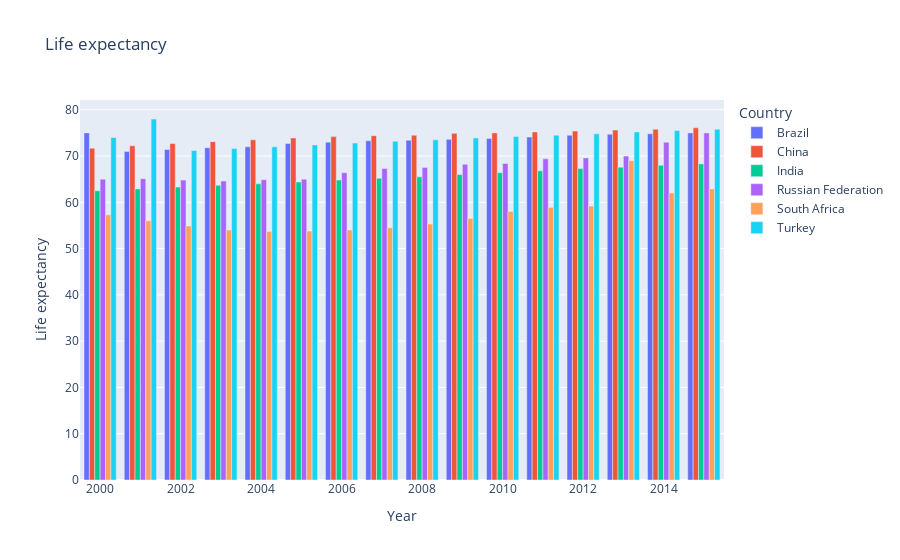
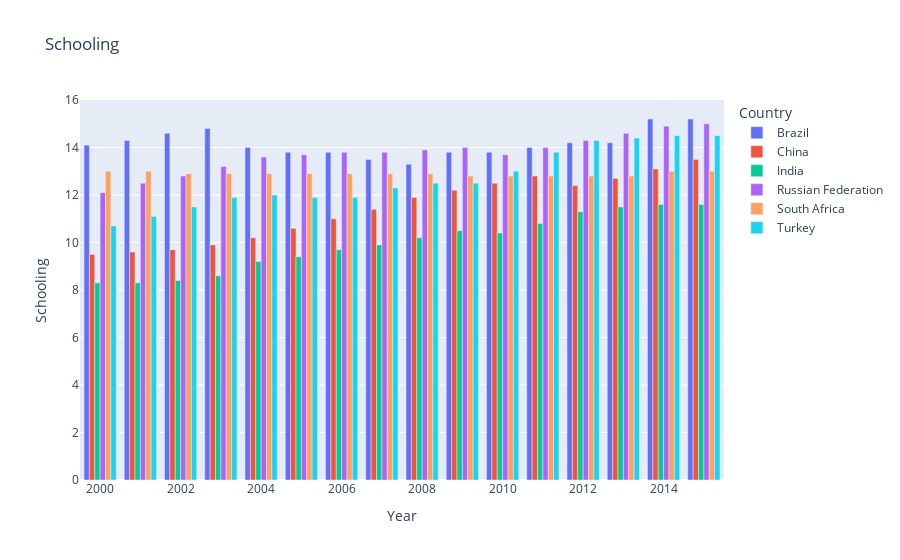

The notebook cell these images were saved under, in order:
### Code cell
fig = px.bar(data_frame=df2, x='Year', y='Life expectancy',title='Life expectancy', color='Country',
             barmode='group' 
            )
fig.show()

fig = px.bar(data_frame=df2, x='Year', y='Schooling', color='Country',title='Schooling',
             barmode='group' 
            )
fig.show()

### Figure 1 — Plotly figure (JSON) as saved in the notebook; plotly's stock layout.template omitted (floating-point values rounded to 4 significant figures)
{"data": [{"alignmentgroup": "True", "hovertemplate": "Country=Brazil<br>Year=%{x}<br>Life expectancy=%{y}<extra></extra>", "legendgroup": "Brazil", "marker": {"color": "#636efa"}, "name": "Brazil", "offsetgroup": "Brazil", "orientation": "v", "showlegend": true, "textposition": "auto", "type": "bar", "x": [2015, 2014, 2013, 2012, 2011, 2010, 2009, 2008, 2007, 2006, 2005, 2004, 2003, 2002, 2001, 2000], "xaxis": "x", "y": [75, 74.8, 74.7, 74.5, 74.1, 73.8, 73.6, 73.4, 73.3, 73, 72.7, 72, 71.8, 71.4, 71, 75], "yaxis": "y"}, {"alignmentgroup": "True", "hovertemplate": "Country=China<br>Year=%{x}<br>Life expectancy=%{y}<extra></extra>", "legendgroup": "China", "marker": {"color": "#EF553B"}, "name": "China", "offsetgroup": "China", "orientation": "v", "showlegend": true, "textposition": "auto", "type": "bar", "x": [2015, 2014, 2013, 2012, 2011, 2010, 2009, 2008, 2007, 2006, 2005, 2004, 2003, 2002, 2001, 2000], "xaxis": "x", "y": [76.1, 75.8, 75.6, 75.4, 75.2, 75, 74.9, 74.5, 74.4, 74.2, 73.9, 73.5, 73.1, 72.7, 72.2, 71.7], "yaxis": "y"}, {"alignmentgroup": "True", "hovertemplate": "Country=India<br>Year=%{x}<br>Life expectancy=%{y}<extra></extra>", "legendgroup": "India", "marker": {"color": "#00cc96"}, "name": "India", "offsetgroup": "India", "orientation": "v", "showlegend": true, "textposition": "auto", "type": "bar", "x": [2015, 2014, 2013, 2012, 2011, 2010, 2009, 2008, 2007, 2006, 2005, 2004, 2003, 2002, 2001, 2000], "xaxis": "x", "y": [68.3, 68, 67.6, 67.3, 66.8, 66.4, 66, 65.5, 65.2, 64.8, 64.4, 64, 63.7, 63.3, 62.9, 62.5], "yaxis": "y"}, {"alignmentgroup": "True", "hovertemplate": "Country=Russian Federation<br>Year=%{x}<br>Life expectancy=%{y}<extra></extra>", "legendgroup": "Russian Federation", "marker": {"color": "#ab63fa"}, "name": "Russian Federation", "offsetgroup": "Russian Federation", "orientation": "v", "showlegend": true, "textposition": "auto", "type": "bar", "x": [2015, 2014, 2013, 2012, 2011, 2010, 2009, 2008, 2007, 2006, 2005, 2004, 2003, 2002, 2001, 2000], "xaxis": "x", "y": [75, 73, 70, 69.6, 69.4, 68.4, 68.2, 67.5, 67.3, 66.4, 65, 64.9, 64.6, 64.8, 65.1, 65], "yaxis": "y"}, {"alignmentgroup": "True", "hovertemplate": "Country=South Africa<br>Year=%{x}<br>Life expectancy=%{y}<extra></extra>", "legendgroup": "South Africa", "marker": {"color": "#FFA15A"}, "name": "South Africa", "offsetgroup": "South Africa", "orientation": "v", "showlegend": true, "textposition": "auto", "type": "bar", "x": [2015, 2014, 2013, 2012, 2011, 2010, 2009, 2008, 2007, 2006, 2005, 2004, 2003, 2002, 2001, 2000], "xaxis": "x", "y": [62.9, 62, 69, 59.2, 58.9, 58, 56.5, 55.3, 54.5, 54, 53.8, 53.7, 54, 54.9, 56, 57.3], "yaxis": "y"}, {"alignmentgroup": "True", "hovertemplate": "Country=Turkey<br>Year=%{x}<br>Life expectancy=%{y}<extra></extra>", "legendgroup": "Turkey", "marker": {"color": "#19d3f3"}, "name": "Turkey", "offsetgroup": "Turkey", "orientation": "v", "showlegend": true, "textposition": "auto", "type": "bar", "x": [2015, 2014, 2013, 2012, 2011, 2010, 2009, 2008, 2007, 2006, 2005, 2004, 2003, 2002, 2001, 2000], "xaxis": "x", "y": [75.8, 75.5, 75.2, 74.8, 74.5, 74.2, 73.9, 73.5, 73.2, 72.8, 72.4, 72, 71.6, 71.2, 78, 74], "yaxis": "y"}], "layout": {"barmode": "group", "legend": {"title": {"text": "Country"}, "tracegroupgap": 0}, "title": {"text": "Life expectancy"}, "xaxis": {"anchor": "y", "domain": [0, 1], "title": {"text": "Year"}}, "yaxis": {"anchor": "x", "domain": [0, 1], "title": {"text": "Life expectancy"}}}}

### Figure 2 — Plotly figure (JSON) as saved in the notebook; plotly's stock layout.template omitted (floating-point values rounded to 4 significant figures)
{"data": [{"alignmentgroup": "True", "hovertemplate": "Country=Brazil<br>Year=%{x}<br>Schooling=%{y}<extra></extra>", "legendgroup": "Brazil", "marker": {"color": "#636efa"}, "name": "Brazil", "offsetgroup": "Brazil", "orientation": "v", "showlegend": true, "textposition": "auto", "type": "bar", "x": [2015, 2014, 2013, 2012, 2011, 2010, 2009, 2008, 2007, 2006, 2005, 2004, 2003, 2002, 2001, 2000], "xaxis": "x", "y": [15.2, 15.2, 14.2, 14.2, 14, 13.8, 13.8, 13.3, 13.5, 13.8, 13.8, 14, 14.8, 14.6, 14.3, 14.1], "yaxis": "y"}, {"alignmentgroup": "True", "hovertemplate": "Country=China<br>Year=%{x}<br>Schooling=%{y}<extra></extra>", "legendgroup": "China", "marker": {"color": "#EF553B"}, "name": "China", "offsetgroup": "China", "orientation": "v", "showlegend": true, "textposition": "auto", "type": "bar", "x": [2015, 2014, 2013, 2012, 2011, 2010, 2009, 2008, 2007, 2006, 2005, 2004, 2003, 2002, 2001, 2000], "xaxis": "x", "y": [13.5, 13.1, 12.7, 12.4, 12.8, 12.5, 12.2, 11.9, 11.4, 11, 10.6, 10.2, 9.9, 9.7, 9.6, 9.5], "yaxis": "y"}, {"alignmentgroup": "True", "hovertemplate": "Country=India<br>Year=%{x}<br>Schooling=%{y}<extra></extra>", "legendgroup": "India", "marker": {"color": "#00cc96"}, "name": "India", "offsetgroup": "India", "orientation": "v", "showlegend": true, "textposition": "auto", "type": "bar", "x": [2015, 2014, 2013, 2012, 2011, 2010, 2009, 2008, 2007, 2006, 2005, 2004, 2003, 2002, 2001, 2000], "xaxis": "x", "y": [11.6, 11.6, 11.5, 11.3, 10.8, 10.4, 10.5, 10.2, 9.9, 9.7, 9.4, 9.2, 8.6, 8.4, 8.3, 8.3], "yaxis": "y"}, {"alignmentgroup": "True", "hovertemplate": "Country=Russian Federation<br>Year=%{x}<br>Schooling=%{y}<extra></extra>", "legendgroup": "Russian Federation", "marker": {"color": "#ab63fa"}, "name": "Russian Federation", "offsetgroup": "Russian Federation", "orientation": "v", "showlegend": true, "textposition": "auto", "type": "bar", "x": [2015, 2014, 2013, 2012, 2011, 2010, 2009, 2008, 2007, 2006, 2005, 2004, 2003, 2002, 2001, 2000], "xaxis": "x", "y": [15, 14.9, 14.6, 14.3, 14, 13.7, 14, 13.9, 13.8, 13.8, 13.7, 13.6, 13.2, 12.8, 12.5, 12.1], "yaxis": "y"}, {"alignmentgroup": "True", "hovertemplate": "Country=South Africa<br>Year=%{x}<br>Schooling=%{y}<extra></extra>", "legendgroup": "South Africa", "marker": {"color": "#FFA15A"}, "name": "South Africa", "offsetgroup": "South Africa", "orientation": "v", "showlegend": true, "textposition": "auto", "type": "bar", "x": [2015, 2014, 2013, 2012, 2011, 2010, 2009, 2008, 2007, 2006, 2005, 2004, 2003, 2002, 2001, 2000], "xaxis": "x", "y": [13, 13, 12.8, 12.8, 12.8, 12.8, 12.8, 12.9, 12.9, 12.9, 12.9, 12.9, 12.9, 12.9, 13, 13], "yaxis": "y"}, {"alignmentgroup": "True", "hovertemplate": "Country=Turkey<br>Year=%{x}<br>Schooling=%{y}<extra></extra>", "legendgroup": "Turkey", "marker": {"color": "#19d3f3"}, "name": "Turkey", "offsetgroup": "Turkey", "orientation": "v", "showlegend": true, "textposition": "auto", "type": "bar", "x": [2015, 2014, 2013, 2012, 2011, 2010, 2009, 2008, 2007, 2006, 2005, 2004, 2003, 2002, 2001, 2000], "xaxis": "x", "y": [14.5, 14.5, 14.4, 14.3, 13.8, 13, 12.5, 12.5, 12.3, 11.9, 11.9, 12, 11.9, 11.5, 11.1, 10.7], "yaxis": "y"}], "layout": {"barmode": "group", "legend": {"title": {"text": "Country"}, "tracegroupgap": 0}, "title": {"text": "Schooling"}, "xaxis": {"anchor": "y", "domain": [0, 1], "title": {"text": "Year"}}, "yaxis": {"anchor": "x", "domain": [0, 1], "title": {"text": "Schooling"}}}}
